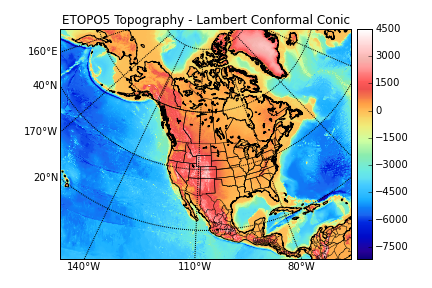

This chart was generated by the following Python code:
# -*- coding: utf-8 -*-
"""
Created on Tue Sep 29 16:21:39 2015

@author: walter
"""

from mpl_toolkits.basemap import Basemap, shiftgrid, cm
import numpy as np
import matplotlib.pyplot as plt
from netCDF4 import Dataset

# read in etopo5 topography/bathymetry.
url = 'http://ferret.pmel.noaa.gov/thredds/dodsC/data/PMEL/etopo5.nc'
etopodata = Dataset(url)

topoin = etopodata.variables['ROSE'][:]
lons = etopodata.variables['ETOPO05_X'][:]
lats = etopodata.variables['ETOPO05_Y'][:]
# shift data so lons go from -180 to 180 instead of 20 to 380.
topoin,lons = shiftgrid(180.,topoin,lons,start=False)

# plot topography/bathymetry as an image.

# create the figure and axes instances.
fig = plt.figure()
ax = fig.add_axes([0.1,0.1,0.8,0.8])
# setup of basemap ('lcc' = lambert conformal conic).
# use major and minor sphere radii from WGS84 ellipsoid.
m = Basemap(llcrnrlon=-145.5,llcrnrlat=1.,urcrnrlon=-2.566,urcrnrlat=46.352,\
            rsphere=(6378137.00,6356752.3142),\
            resolution='l',area_thresh=1000.,projection='lcc',\
            lat_1=50.,lon_0=-107.,ax=ax)
# transform to nx x ny regularly spaced 5km native projection grid
nx = int((m.xmax-m.xmin)/5000.)+1; ny = int((m.ymax-m.ymin)/5000.)+1
topodat = m.transform_scalar(topoin,lons,lats,nx,ny)
# plot image over map with imshow.
im = m.imshow(topodat,cm.GMT_haxby)
# draw coastlines and political boundaries.
m.drawcoastlines()
m.drawcountries()
m.drawstates()
# draw parallels and meridians.
# label on left and bottom of map.
parallels = np.arange(0.,80,20.)
m.drawparallels(parallels,labels=[1,0,0,1])
meridians = np.arange(10.,360.,30.)
m.drawmeridians(meridians,labels=[1,0,0,1])
# add colorbar
cb = m.colorbar(im,"right", size="5%", pad='2%')
ax.set_title('ETOPO5 Topography - Lambert Conformal Conic')
plt.show()

# Save figure. 
fig.savefig("NAmer_bathymetry.png")
